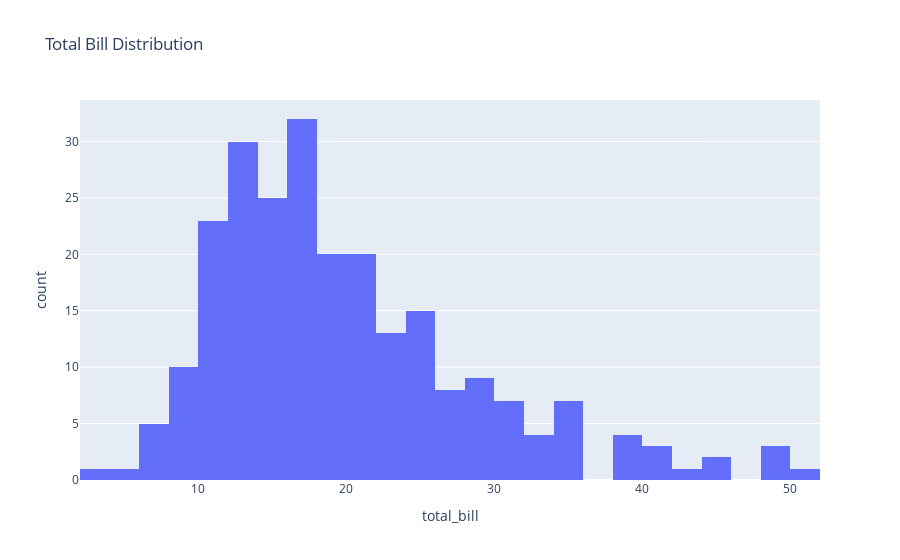

Here is the notebook cell this chart was saved with:
### Code cell
# 2D Histogram: Total Bill Distribution
fig_2d_hist = px.histogram(tips, x="total_bill", title="Total Bill Distribution")
fig_2d_hist.show()

### Figure 1 — Plotly figure (JSON) as saved in the notebook; plotly's stock layout.template omitted (floating-point values rounded to 4 significant figures; data arrays with more than 128 entries replaced by an {"elided": "..."} marker saying what was removed)
{"data": [{"alignmentgroup": "True", "bingroup": "x", "hovertemplate": "total_bill=%{x}<br>count=%{y}<extra></extra>", "legendgroup": "", "marker": {"color": "#636efa", "pattern": {"shape": ""}}, "name": "", "offsetgroup": "", "orientation": "v", "showlegend": false, "type": "histogram", "x": {"elided": "244 float values"}, "xaxis": "x", "yaxis": "y"}], "layout": {"autosize": true, "barmode": "relative", "legend": {"tracegroupgap": 0}, "title": {"text": "Total Bill Distribution"}, "xaxis": {"anchor": "y", "autorange": true, "domain": [0, 1], "range": [2, 52], "title": {"text": "total_bill"}, "type": "linear"}, "yaxis": {"anchor": "x", "autorange": true, "domain": [0, 1], "range": [0, 33.68], "title": {"text": "count"}}}}
